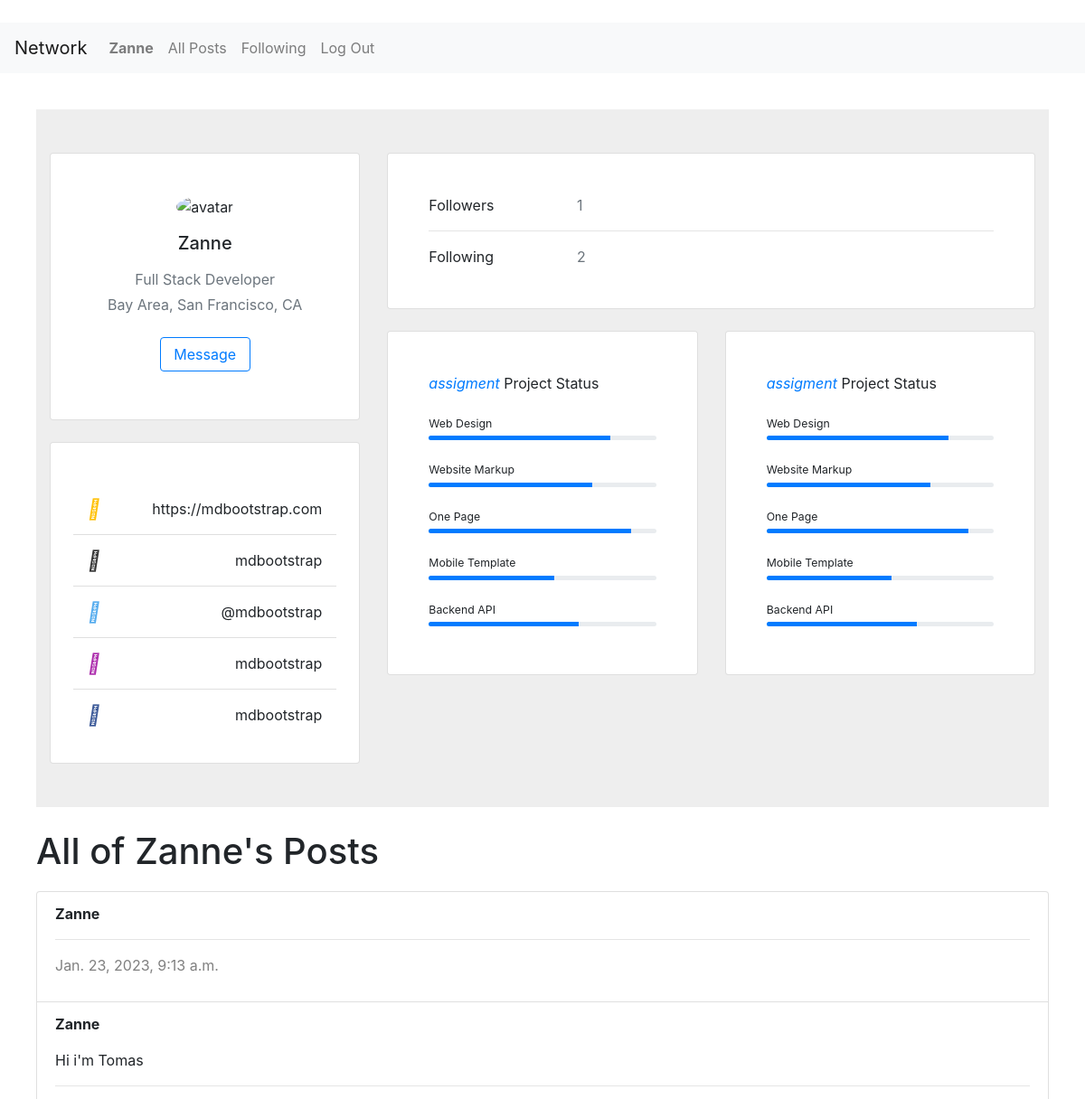
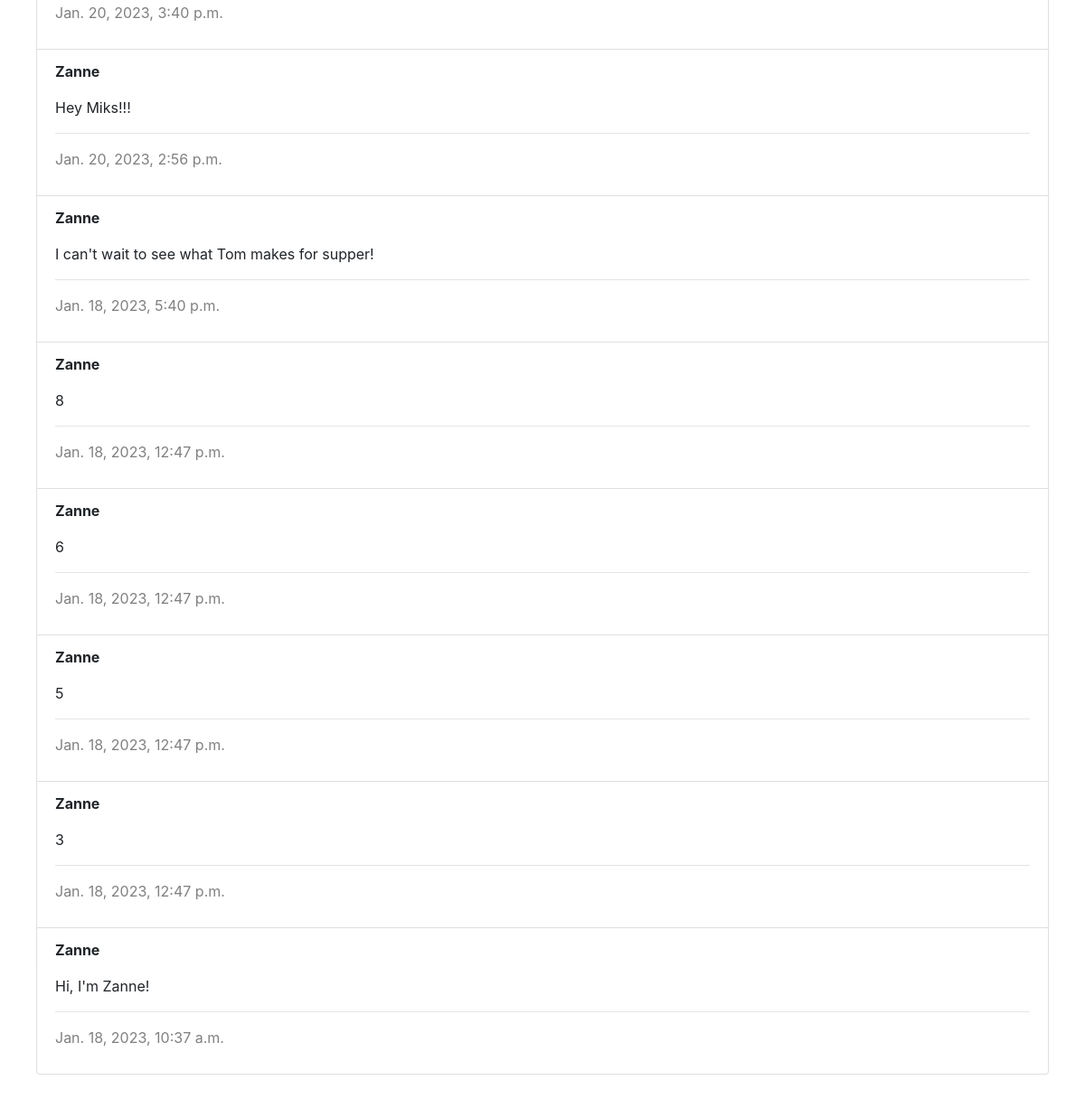
/profile/2 (signed in), run on the app's committed database (2 pictures, top to bottom).
### network/models.py (models this page shows, shortened)
class User(AbstractUser):
    pass

class Post(models.Model):
    author = models.ForeignKey(User, on_delete = models.CASCADE, related_name="author")
    created = models.DateTimeField(default = timezone.now)
    body = models.CharField(max_length = 140)

### network/views.py (the view, shortened to what this page needs)
# urls.py: path("profile/<int:user_id>", views.profile, name="profile"),
def profile(request, user_id):
    request_user = User.objects.get(pk=request.user.id)
    user = User.objects.get(pk=user_id)
    all_posts = Post.objects.filter(author = user).order_by("id").reverse()
    following = Follow.objects.filter(user_following = user)
    followers = Follow.objects.filter(user_followed = user)
    try:
        num = followers.filter(user_following=request.user)
        if len(num) != 0:
            sheep = True
        else:
            sheep = False
    except:
        sheep = False
    return render(request, "network/profile.html", {
        "user": user,
        "all_posts": all_posts,
        "following": following,
        "followers": followers,
        "sheep": sheep
    })

### network/templates/network/profile.html (shortened to what this page needs)
{% extends "network/layout.html" %}
{% block body %}
<section style="background-color: #eee;">
    <div class="container py-5">
      <div class="row">
        <div class="col-lg-4">
          <div class="card mb-4">
            <div class="card-body text-center">
              <img src="https://media.licdn.com/dms/image/D4D03AQGC16hRAnXhkA/profile-displayphoto-shrink_800_800/0/1673990510257?e=1679529600&v=beta&t=9iISj11OPAUNy-UWytREHsjRV-GEFrJtVtb21qDfh7g" alt="avatar"
                class="rounded-circle img-fluid" style="width: 150px;">
              <h5 class="my-3">{{ user.username }}</h5>
              <p class="text-muted mb-1">Full Stack Developer</p>
              <p class="text-muted mb-4">Bay Area, San Francisco, CA</p>
              <div id="hun" class="d-flex justify-content-between mb-2">
                <button id="follow" type="button" class="btn btn-outline-primary m-auto">Message</button>
              </div>
            </div>
          </div>
          <div class="card mb-4 mb-lg-0">
            <div class="card-body p-0">
              <ul class="list-group list-group-flush rounded-3">
                <li class="list-group-item d-flex justify-content-between align-items-center p-3">
                  <i class="fas fa-globe fa-lg text-warning"></i>
                  <p class="mb-0">https://mdbootstrap.com</p>
                </li>
                <li class="list-group-item d-flex justify-content-between align-items-center p-3">
                  <i class="fab fa-github fa-lg" style="color: #333333;"></i>
                  <p class="mb-0">mdbootstrap</p>
                </li>
                <li class="list-group-item d-flex justify-content-between align-items-center p-3">
                  <i class="fab fa-twitter fa-lg" style="color: #55acee;"></i>
                  <p class="mb-0">@mdbootstrap</p>
                </li>
                <li class="list-group-item d-flex justify-content-between align-items-center p-3">
                  <i class="fab fa-instagram fa-lg" style="color: #ac2bac;"></i>
                  <p class="mb-0">mdbootstrap</p>
                </li>
                <li class="list-group-item d-flex justify-content-between align-items-center p-3">
                  <i class="fab fa-facebook-f fa-lg" style="color: #3b5998;"></i>
                  <p class="mb-0">mdbootstrap</p>
                </li>
              </ul>
            </div>
          </div>
        </div>
        <div class="col-lg-8">
          <div class="card mb-4">
            <div class="card-body">
              <div class="row">
                <div class="col-sm-3">
                  <p class="mb-0">Followers</p>
                </div>
                <div class="col-sm-9">
                  <p class="text-muted mb-0">{{ followers.count }}</p>
                </div>
              </div>
              <hr>
              <div class="row">
                <div class="col-sm-3">
                  <p class="mb-0">Following</p>
                </div>
                <div class="col-sm-9">
                  <p class="text-muted mb-0">{{ following.count }}</p>
                </div>
              </div>
            </div>
          </div>
          <div class="row">
            <div class="col-md-6">
              <div class="card mb-4 mb-md-0">
                <div class="card-body">
                  <p class="mb-4"><span class="text-primary font-italic me-1">assigment</span> Project Status
                  </p>
                  <p class="mb-1" style="font-size: .77rem;">Web Design</p>
                  <div class="progress rounded" style="height: 5px;">
                    <div class="progress-bar" role="progressbar" style="width: 80%" aria-valuenow="80"
                      aria-valuemin="0" aria-valuemax="100"></div>
                  </div>
                  <p class="mt-4 mb-1" style="font-size: .77rem;">Website Markup</p>
                  <div class="progress rounded" style="height: 5px;">
                    <div class="progress-bar" role="progressbar" style="width: 72%" aria-valuenow="72"
                      aria-valuemin="0" aria-valuemax="100"></div>
                  </div>
                  <p class="mt-4 mb-1" style="font-size: .77rem;">One Page</p>
                  <div class="progress rounded" style="height: 5px;">
                    <div class="progress-bar" role="progressbar" style="width: 89%" aria-valuenow="89"
                      aria-valuemin="0" aria-valuemax="100"></div>
                  </div>
                  <p class="mt-4 mb-1" style="font-size: .77rem;">Mobile Template</p>
                  <div class="progress rounded" style="height: 5px;">
                    <div class="progress-bar" role="progressbar" style="width: 55%" aria-valuenow="55"
                      aria-valuemin="0" aria-valuemax="100"></div>
                  </div>
                  <p class="mt-4 mb-1" style="font-size: .77rem;">Backend API</p>
                  <div class="progress rounded mb-2" style="height: 5px;">
                    <div class="progress-bar" role="progressbar" style="width: 66%" aria-valuenow="66"
                      aria-valuemin="0" aria-valuemax="100"></div>
                  </div>
                </div>
              </div>
            </div>
            <div class="col-md-6">
              <div class="card mb-4 mb-md-0">
                <div class="card-body">
                  <p class="mb-4"><span class="text-primary font-italic me-1">assigment</span> Project Status
                  </p>
                  <p class="mb-1" style="font-size: .77rem;">Web Design</p>
                  <div class="progress rounded" style="height: 5px;">
                    <div class="progress-bar" role="progressbar" style="width: 80%" aria-valuenow="80"
                      aria-valuemin="0" aria-valuemax="100"></div>
                  </div>
                  <p class="mt-4 mb-1" style="font-size: .77rem;">Website Markup</p>
                  <div class="progress rounded" style="height: 5px;">
                    <div class="progress-bar" role="progressbar" style="width: 72%" aria-valuenow="72"
                      aria-valuemin="0" aria-valuemax="100"></div>
                  </div>
                  <p class="mt-4 mb-1" style="font-size: .77rem;">One Page</p>
                  <div class="progress rounded" style="height: 5px;">
                    <div class="progress-bar" role="progressbar" style="width: 89%" aria-valuenow="89"
                      aria-valuemin="0" aria-valuemax="100"></div>
                  </div>
                  <p class="mt-4 mb-1" style="font-size: .77rem;">Mobile Template</p>
                  <div class="progress rounded" style="height: 5px;">
                    <div class="progress-bar" role="progressbar" style="width: 55%" aria-valuenow="55"
                      aria-valuemin="0" aria-valuemax="100"></div>
                  </div>
                  <p class="mt-4 mb-1" style="font-size: .77rem;">Backend API</p>
                  <div class="progress rounded mb-2" style="height: 5px;">
                    <div class="progress-bar" role="progressbar" style="width: 66%" aria-valuenow="66"
                      aria-valuemin="0" aria-valuemax="100"></div>
                  </div>
                </div>
              </div>
            </div>
          </div>
        </div>
      </div>
    </div>
  </section>
    <h1>All of {{user.username}}'s Posts</h1>
    <div>
        <ul class="list-group">
        {% for post in all_posts %}
            <li class="list-group-item">
                <p> <b>{{ post.author }} </b></p>
                <p> {{ post.body }} </p>
                <hr>
                <p id="timestamp"> {{ post.created }} </p>
            </li>
        {% endfor %}
        </ul>
    </div>
{% endblock %}

### network/templates/network/layout.html (shortened to what this page needs)
{% load static %}
<!DOCTYPE html>
<html lang="en">
    <head>
        <link rel="stylesheet" href="https://stackpath.bootstrapcdn.com/bootstrap/4.4.1/css/bootstrap.min.css">
        <link href="{% static 'network/styles.css' %}" rel="stylesheet">
        <link rel="stylesheet" href="https://cdnjs.cloudflare.com/ajax/libs/font-awesome/4.7.0/css/font-awesome.min.css">
    </head>
    <body>
        <nav class="navbar navbar-expand-lg navbar-light bg-light">
            <a class="navbar-brand" href="{% url 'index' %}">Network</a>
            <div>
              <ul class="navbar-nav mr-auto">
                {% if user.is_authenticated %}
                    <li class="nav-item">
                        <a class="nav-link" href="{% url 'profile' user_id=request.user.id%}"><strong>{{ request.user.username }}</strong></a>
                    </li>
                {% endif %}
                <li class="nav-item">
                  <a class="nav-link" href="{% url 'index' %}">All Posts</a>
                </li>
                {% if user.is_authenticated %}
                    <li class="nav-item">
                        <a class="nav-link" href="{% url 'following' %}">Following</a>
                    </li>
                    <li class="nav-item">
                        <a class="nav-link" href="{% url 'logout' %}">Log Out</a>
                    </li>
                {% endif %}
              </ul>
            </div>
          </nav>
        <div class="body">
            {% block body %}
            {% endblock %}
        </div>
    </body>
</html>

### network/static/network/styles.css (style rules this page uses)
.body { margin: 40px }
.card { padding: 25px; margin-bottom: 25px }
.list-group { margin-top: 20px }
#timestamp { color: gray; }
nav { margin-top: 25px; }
section { margin-bottom: 25px; }
#follow { width: 100px }

### data on the page
User: user.username "Zanne", username "Zanne"
Post: author "Zanne", created "Jan. 23, 2023, 9:13 a.m."
Post: author "Zanne", body "Hi i'm Tomas", created "Jan. 20, 2023, 3:40 p.m."
Post: author "Zanne", body "Hey Miks!!!", created "Jan. 20, 2023, 2:56 p.m."
Post: author "Zanne", body "I can't wait to see what Tom makes for supper!", created "Jan. 18, 2023, 5:40 p.m."
Post: author "Zanne", body "8", created "Jan. 18, 2023, 12:47 p.m."
Post: author "Zanne", body "6", created "Jan. 18, 2023, 12:47 p.m."
Post: author "Zanne", body "5", created "Jan. 18, 2023, 12:47 p.m."
Post: author "Zanne", body "3", created "Jan. 18, 2023, 12:47 p.m."
Post: author "Zanne", body "Hi, I'm Zanne!", created "Jan. 18, 2023, 10:37 a.m."

### other printed values
{{ followers.count }} "1"
{{ following.count }} "2"
